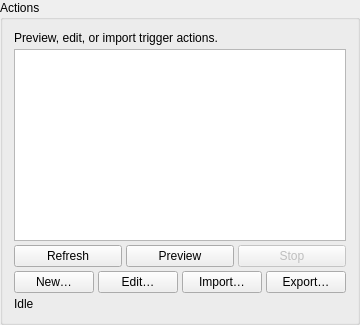
<?xml version="1.0" encoding="UTF-8"?>
<ui version="4.0">
 <class>ActionsPanel</class>
 <widget class="QGroupBox" name="ActionsPanel">
  <property name="title">
   <string>Actions</string>
  </property>
  <layout class="QVBoxLayout" name="verticalLayout">
   <property name="spacing">
    <number>4</number>
   </property>
   <item>
    <widget class="QLabel" name="hintLabel">
     <property name="text">
      <string>Preview, edit, or import trigger actions.</string>
     </property>
     <property name="wordWrap">
      <bool>true</bool>
     </property>
    </widget>
   </item>
   <item>
    <widget class="QListWidget" name="packList">
     <property name="minimumSize">
      <size>
       <width>0</width>
       <height>100</height>
      </size>
     </property>
    </widget>
   </item>
   <item>
    <layout class="QHBoxLayout" name="buttonRow">
     <item>
      <widget class="QPushButton" name="refreshButton">
       <property name="text">
        <string>Refresh</string>
       </property>
      </widget>
     </item>
     <item>
      <widget class="QPushButton" name="previewButton">
       <property name="text">
        <string>Preview</string>
       </property>
      </widget>
     </item>
     <item>
      <widget class="QPushButton" name="stopButton">
       <property name="text">
        <string>Stop</string>
       </property>
       <property name="enabled">
        <bool>false</bool>
       </property>
      </widget>
     </item>
    </layout>
   </item>
   <item>
    <layout class="QHBoxLayout" name="editRow">
     <item>
      <widget class="QPushButton" name="newButton">
       <property name="text">
        <string>New…</string>
       </property>
      </widget>
     </item>
     <item>
      <widget class="QPushButton" name="editButton">
       <property name="text">
        <string>Edit…</string>
       </property>
      </widget>
     </item>
     <item>
      <widget class="QPushButton" name="importButton">
       <property name="text">
        <string>Import…</string>
       </property>
       <property name="toolTip">
        <string>Import into triggers/effects/</string>
       </property>
      </widget>
     </item>
     <item>
      <widget class="QPushButton" name="exportButton">
       <property name="text">
        <string>Export…</string>
       </property>
       <property name="toolTip">
        <string>Save the selected action somewhere you can share</string>
       </property>
      </widget>
     </item>
    </layout>
   </item>
   <item>
    <widget class="QLabel" name="statusLabel">
     <property name="text">
      <string>Idle</string>
     </property>
    </widget>
   </item>
  </layout>
 </widget>
 <resources/>
 <connections/>
</ui>
